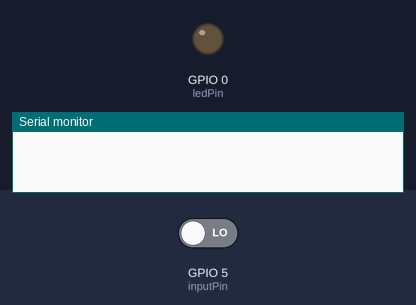
Bench run of a sketch on a simulated ESP8266 (NodeMCU). Parts: output pins drawn as LEDs (lit = HIGH), the last lines printed to the serial monitor. Inputs (shaded band) come from the test bench; at power-on: GPIO 5 (inputPin) LOW. WiFi joins after 1.5 s; servers stay silent unless stated.

Above: at 3.0 s.
3.1 s: GPIO 5 (inputPin) driven HIGH
At 4.3 s:
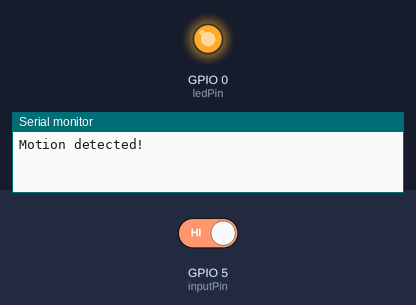
4.6 s: GPIO 5 (inputPin) driven LOW
At 5.4 s:
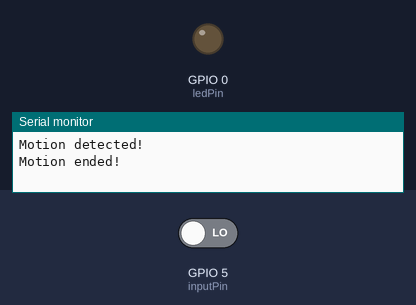
Timing chart, 0 to 7.6 s (numbered marks = the images above; inputs shaded):
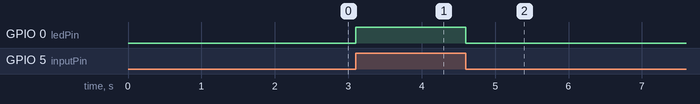

The sketch:

esp8266nodemcumotion.ino
```cpp
// (licence header left out)
/* Comment this out to disable prints and save space */
#define BLYNK_PRINT Serial


#include <ESP8266WiFi.h>
#include <BlynkSimpleEsp8266.h>
int ledPin = 0;                // choose the pin for the LED - Escoja el led pin aqui
int inputPin = 5;               // choose the input pin (for PIR sensor)- ingrese el pin de data para el sensor de movimiento
int pirState = LOW;             // we start, assuming no motion detected - se inicializa el sensor de movimiento en low
int val = 0;                    // variable for reading the pin status - variable para leer el estado del pin

// You should get Auth Token in the Blynk App. Se tiene que crear una cuenta con BlynK
// Go to the Project Settings (nut icon).
char auth[] = "your authcode token with blink";

// Your WiFi credentials. Ingresar datos de conexion WIFI
// Set password to "" for open networks.
char ssid[] = "SSID";
char pass[] = "Password";

void setup()
{
  // Debug console
  Serial.begin(9600);

  Blynk.begin(auth, ssid, pass);  // acceso a blynk por parte del nodemcu

   pinMode(ledPin, OUTPUT);      // declare LED as output
  pinMode(inputPin, INPUT);     // declare sensor as input
 pinMode(inputPin, V5);
  Serial.begin(9600);
  // You can also specify server:
  //Blynk.begin(auth, ssid, pass, "blynk-cloud.com", 8442);
  //Blynk.begin(auth, ssid, pass, IPAddress(192,168,1,100), 8442);
}

void loop()
{
  Blynk.run();
 val = digitalRead(inputPin);  // read input value
  if (val == HIGH) {            // check if the input is HIGH
    digitalWrite(ledPin, HIGH);  // turn LED ON
    if (pirState == LOW) {
      // we have just turned on

      Serial.println("Motion detected!");
      // We only want to print on the output change, not state
      pirState = HIGH;

       Blynk.virtualWrite(V5, inputPin);
       Blynk.email("Enter Your email here", "ALERTA MOVIMENTO DETECTADO", "SE NOTIFICA DE UN INTRUSO");
       Blynk.tweet("MOVIMIENTO DETECTADO! :)\n #arduino #IoT #blynk @blynk_app");
        Blynk.notify("ALERTA MOVIMIENTO DETECTADO");
        Blynk.virtualWrite(V5,  pirState);
    }
  } else {
    digitalWrite(ledPin, LOW); // turn LED OFF
    if (pirState == HIGH){
      // we have just turned of
      Serial.println("Motion ended!");
      // We only want to print on the output change, not state
      pirState = LOW;
    }
    }
}
```

Measured:
- after the input at 3.1 s, GPIO 0 (ledPin): LOW → HIGH at once
- after the input at 4.6 s, GPIO 0 (ledPin): HIGH → LOW at once
